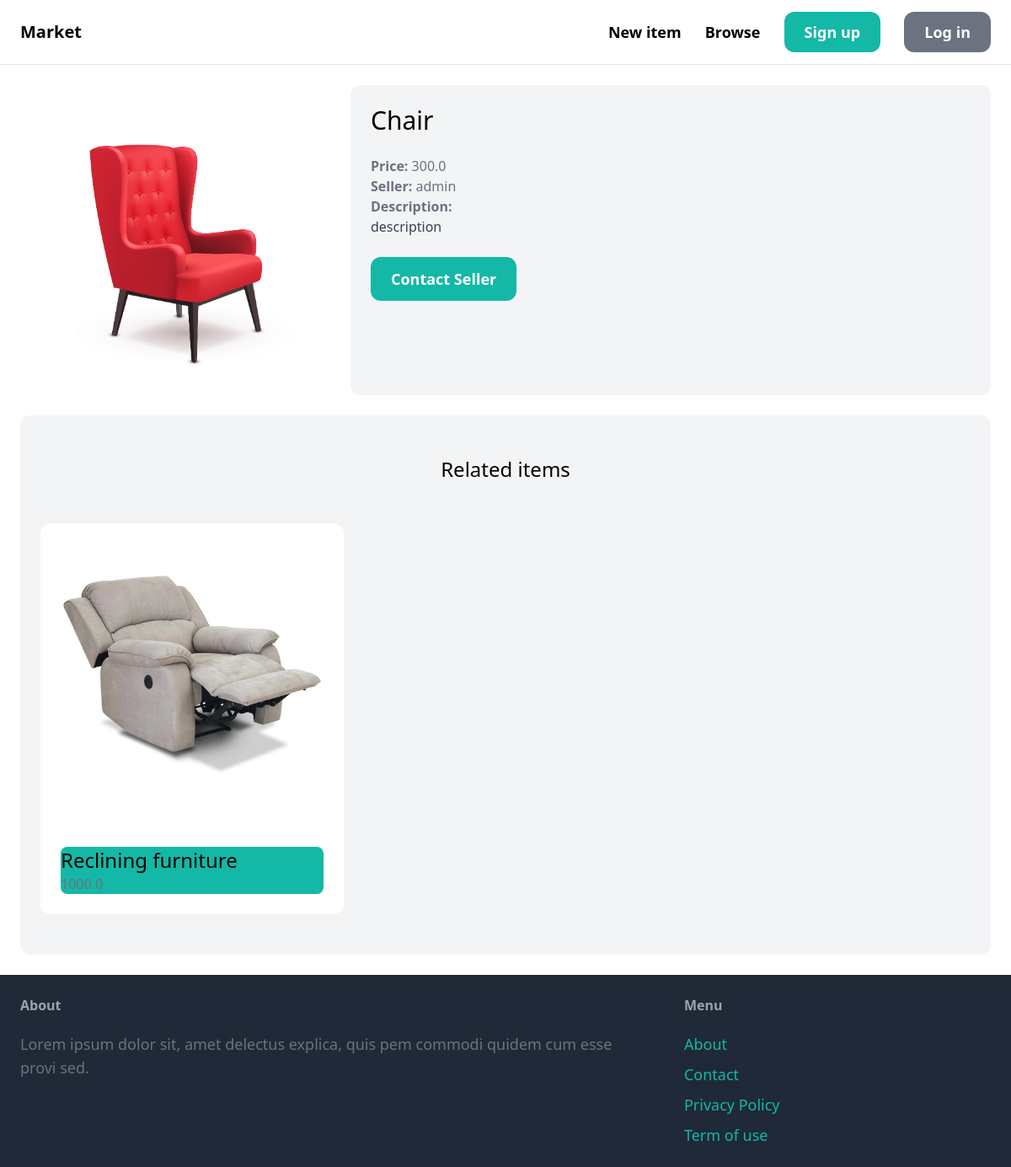
/items/6/, run on the app's committed database.
### item/models.py (models this page shows, shortened)
class Item(models.Model):
    category = models.ForeignKey(Category, related_name='items', on_delete=models.CASCADE)
    name = models.CharField(max_length=255)
    description = models.TextField(blank=True, null=True)
    price = models.FloatField()
    image = models.ImageField(upload_to='item_images', blank=True, null=True)
    is_sold = models.BooleanField(default=False)
    created_by = models.ForeignKey(User, related_name= 'Items', on_delete=models.CASCADE)
    created_at = models.DateTimeField(auto_now_add=True)

### item/views.py (the view)
# urls.py: path('<int:pk>/', views.detail, name='detail'),
def detail(request, pk):
    item = get_object_or_404(Item, pk=pk)
    related_items = Item.objects.filter(category=item.category, is_sold=False).exclude(pk=pk)[0:3]
    return render(request, 'item/detail.html', {
        'item': item,
        'related_items': related_items
    })

### item/templates/item/detail.html (shortened to what this page needs)
{% extends 'core/base.html' %}
{% block content %}
<div class="grid grid-cols-3  gap-6">
    <div class="col-apan-3">
        <img src="{{ item.image.url }}" class="rounded-xl">
    </div>
    <div class="col-span-2 p-6 bg-gray-100 rounded-xl">
        <h1 class="mb-6 text-3xl">{{ item.name }}</h1>
        <p class="text-gray-500"><strong>Price: </strong>{{ item.price }}</p>
        <p class="text-gray-500"><strong>Seller: </strong>{{ item.created_by.username }}</p>
        {% if item.description %}
            <p class="text-gray-700">
                <strong class="text-gray-500">Description: </strong><br>
                {{ item.description}}
            </p>
        {% endif %}
        {% if request.user == item.created_by %}
        <div class="mt-6 p-6 bg-white rounded-xl">
            <p>This is your item!</p>
            <a href="{% url 'item:edit' item.id %}" class="inline-block mt-6 px-6 py-3 text-lg font-semibold bg-teal-500 text-white rounded-xl">Edit</a>
            <a href="{% url 'item:delete' item.id %}" class="inline-block mt-6 px-6 py-3 text-lg font-semibold bg-red-500 text-white rounded-xl">Delete</a>
        </div>
        {% else %}
        <a href="{% url 'conversation:new' item.id %}" class="inline-block mt-6 px-6 py-3 text-lg font-semibold bg-teal-500 text-white rounded-xl hover:bg-teal-700">Contact Seller</a>
        {% endif%}
    </div>
</div>
<div class="mt-6 px-6 py-12 bg-gray-100 rounded-xl">
    <h2 class="mb-12 text-2xl text-center">Related items</h2>
    <div class="grid grid-cols-3 gap-3">
        {% for item in related_items %}
            <div>
                <a href="{% url 'item:detail' item.id %}">
                    <div>
                        <img src="{{ item.image.url }}" class="rounded-t-xl">
                    </div>
                    <div class="p-6 bg-white rounded-b-xl">
                        <h2 class="text-2xl bg-teal-500 rounded-t-lg">{{ item.name }}</h2>
                        <p class="text-gray-500 bg-teal-500 rounded-b-lg ">{{ item.price }}</p>
                    </div>
                </a>
            </div>
        {% endfor %}
    </div>
</div>
{% endblock %}

### data on the page
Item: image (picture), name "Chair", price "300.0", created_by.username "admin", description "description"
Item: image (picture), name "Reclining furniture", price "1000.0"
